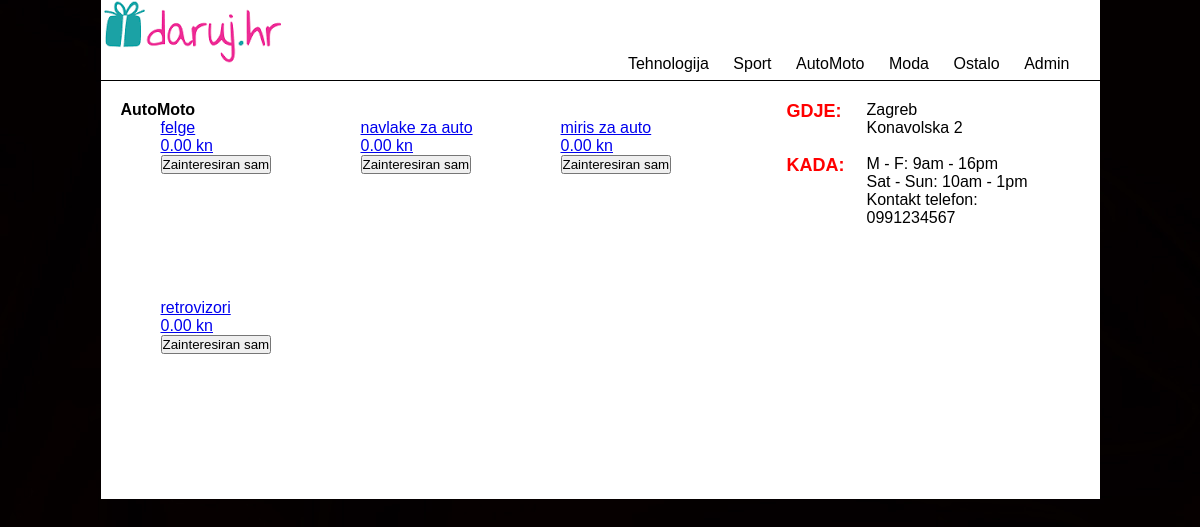
/index.php?page=category&categoryID=3, run on the app's committed database.
### tables this page shows
CREATE TABLE `category` (
  `categoryID` int(2) NOT NULL,
  `name` varchar(30) NOT NULL
);

CREATE TABLE `stock` (
  `stockID` int(2) NOT NULL,
  `name` varchar(100) NOT NULL,
  `categoryID` int(2) NOT NULL,
  `price` decimal(5,2) NOT NULL,
  `thumbnail` varchar(100) NOT NULL,
  `bigphoto` varchar(100) NOT NULL,
  `topline` varchar(200) NOT NULL,
  `description` varchar(1000) NOT NULL
);

### category.php (the view, shortened to what this page needs)
<?php
	$stock_sql="SELECT stock.stockID, stock.name, stock.price, category.name AS catname FROM stock JOIN category ON stock.categoryID=category.categoryID WHERE stock.categoryID=".$_GET['categoryID'];
	if($stock_query=mysqli_query($dbconnect, $stock_sql)) {
		$stock_rs=mysqli_fetch_assoc($stock_query);
	}
	if(mysqli_num_rows($stock_query)==0) {
		echo "Sorry, we have no items currently in stock";
	} else {
		?>
		<h1><?php echo $stock_rs['catname']; ?></h1>
		<?php do {
			?>
			<div class="item">
			<a href="index.php?page=item&stockID=<?php echo $stock_rs['stockID']; ?>"><p><?php echo $stock_rs['name']; ?></p>
			<p><?php echo $stock_rs['price']; ?> kn</p>
			<p><input type="submit" name="potvrda" value="Zainteresiran sam" /></p></a>
			</div>
		<?php
		} while ($stock_rs=mysqli_fetch_assoc($stock_query));
		?>
	<?php
	}
	?>

### categoryList.php
<?php
$cat_sql="SELECT * FROM category";
			$cat_query=mysqli_query($dbconnect, $cat_sql);
			$cat_rs=mysqli_fetch_assoc($cat_query);
			do { ?>
			<a href="index.php?page=category&categoryID=<?php echo $cat_rs['categoryID']; ?>"><?php echo $cat_rs['name']; ?></a>
				<?php
			} while ($cat_rs=mysqli_fetch_assoc($cat_query))
?>

### styles.css (style rules this page uses)
* { margin:0px; padding:0px; }
body { background-image:url(images/black.jpg); font-family:Arial, Helvetica, sans-serif; }
p { font-family:Arial, Helvetica, sans-serif; }
.navigation a:link { text-decoration:none; color:#000; font-family:Arial, Helvetica, sans-serif; margin: 0px 10px 0px 10px; }
.item { width: 120px; height:150px; margin-left:40px; margin-right:40px; margin-bottom:30px; float:left; }
h1 { font-family:Arial, Helvetica, sans-serif; font-size: 16px; font-weight: bold; }

### data on the page
category: name "Tehnologija"
category: name "Sport"
category: name "AutoMoto"
category: name "Moda"
category: name "Ostalo"
stock: name "felge", price "0.00"
stock: name "navlake za auto", price "0.00"
stock: name "miris za auto", price "0.00"
stock: name "retrovizori", price "0.00"
